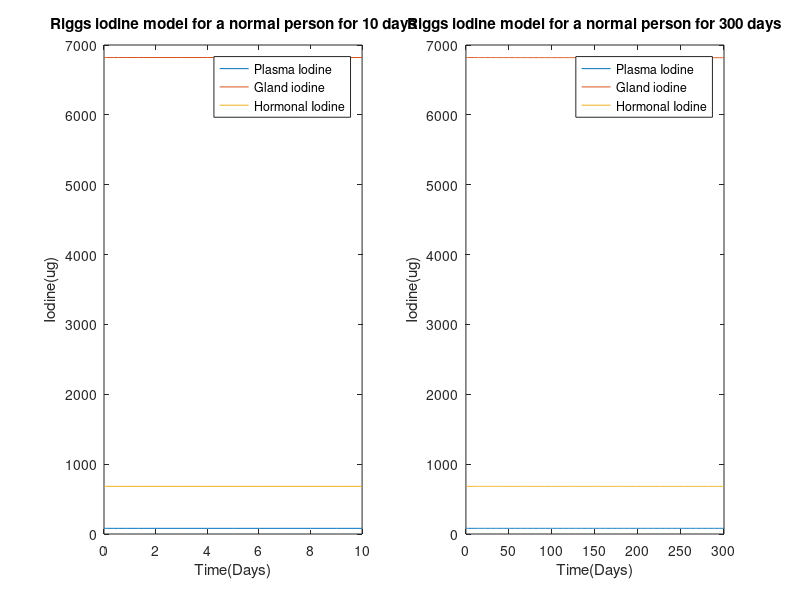
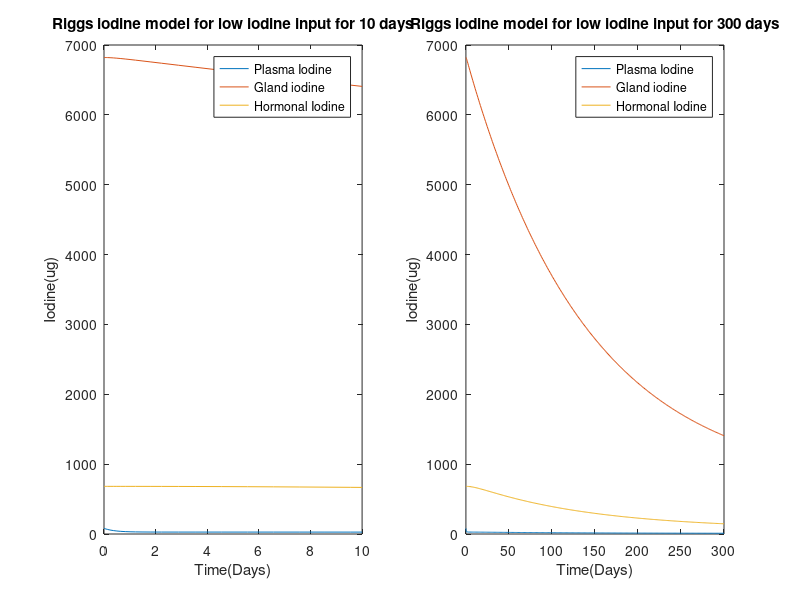
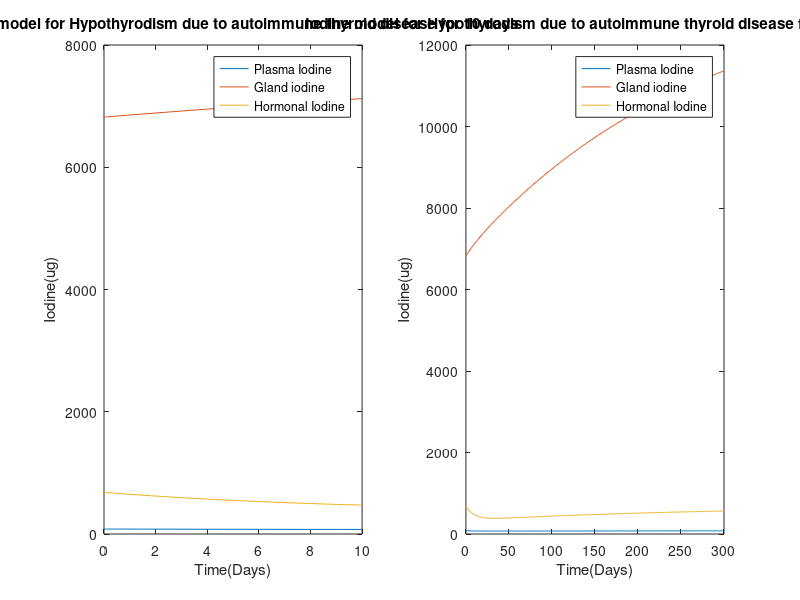
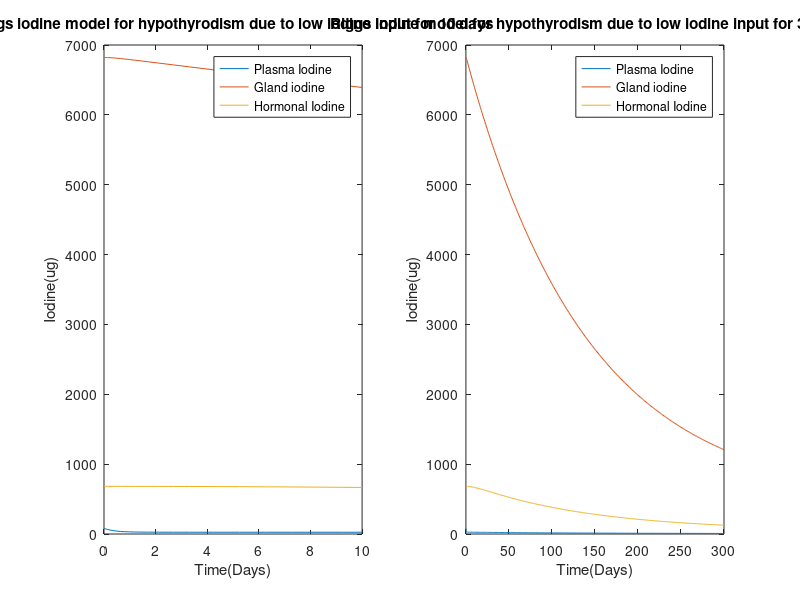

The MATLAB source for these figures, in order:
tspan1 = [0 10];
tspan2 = [0 300];
I0 = 81.2;
G0 = 6821;
H0 = 682.1;
%Normal iodine input
[t1,y1] = ode23(@(t,y) [-2.52 0 0.08;0.84 -0.01 0;0 0.01 -0.1]*y+[150 0 0]', tspan1, [I0 G0 H0]);
[t2,y2] = ode23(@(t,y) [-2.52 0 0.08;0.84 -0.01 0;0 0.01 -0.1]*y+[150 0 0]', tspan2, [I0 G0 H0]);
figure;
subplot(1,2,1);
plot(t1,y1);
xlabel('Time(Days)');
ylabel('Iodine(ug)');
title('Riggs iodine model for a normal person for 10 days');
legend('Plasma Iodine', 'Gland iodine','Hormonal Iodine');
subplot(1,2,2);
plot(t2,y2);
xlabel('Time(Days)');
ylabel('Iodine(ug)');
title('Riggs iodine model for a normal person for 300 days');
legend('Plasma Iodine', 'Gland iodine','Hormonal Iodine');
%Low iodine input
[t3,y3] = ode23(@(t,y) [-2.52 0 0.08;0.84 -0.01 0;0 0.01 -0.1]*y+[15 0 0]', tspan1, [I0 G0 H0]);
[t4,y4] = ode23(@(t,y) [-2.52 0 0.08;0.84 -0.01 0;0 0.01 -0.1]*y+[15 0 0]', tspan2, [I0 G0 H0]);
figure;
subplot(1,2,1);
plot(t3,y3);
xlabel('Time(Days)');
ylabel('Iodine(ug)');
title('Riggs iodine model for low iodine input for 10 days');
legend('Plasma Iodine', 'Gland iodine','Hormonal Iodine');
subplot(1,2,2);
plot(t4,y4);
xlabel('Time(Days)');
ylabel('Iodine(ug)');
title('Riggs iodine model for low iodine input for 300 days');
legend('Plasma Iodine', 'Gland iodine','Hormonal Iodine');
%Hypothyrodism due to autoimmune thyroid disease,k2 is reduced 2 times
[t5,y5] = ode23(@(t,y) [-2.52 0 0.08;0.84 -0.005 0;0 0.005 -0.1]*y+[150 0 0]', tspan1, [I0 G0 H0]);
[t6,y6] = ode23(@(t,y) [-2.52 0 0.08;0.84 -0.005 0;0 0.005 -0.1]*y+[150 0 0]', tspan2, [I0 G0 H0]);
figure;
subplot(1,2,1);
plot(t5,y5);
xlabel('Time(Days)');
ylabel('Iodine(ug)');
title('Iodine model for Hypothyrodism due to autoimmune thyroid disease for 10 days');
legend('Plasma Iodine', 'Gland iodine','Hormonal Iodine');
subplot(1,2,2);
plot(t6,y6);
xlabel('Time(Days)');
ylabel('Iodine(ug)');
title('Iodine model for Hypothyrodism due to autoimmune thyroid disease for 300 days');
legend('Plasma Iodine', 'Gland iodine','Hormonal Iodine');
%Hypothyrodism due to low iodine intake, B1 is reduced to 10ug
[t7,y7] = ode23(@(t,y) [-2.52 0 0.08;0.84 -0.01 0;0 0.01 -0.1]*y+[10 0 0]', tspan1, [I0 G0 H0]);
[t8,y8] = ode23(@(t,y) [-2.52 0 0.08;0.84 -0.01 0;0 0.01 -0.1]*y+[10 0 0]', tspan2, [I0 G0 H0]);
figure;
subplot(1,2,1);
plot(t7,y7);
xlabel('Time(Days)');
ylabel('Iodine(ug)');
title('Riggs iodine model for hypothyrodism due to low iodine input for 10 days');
legend('Plasma Iodine', 'Gland iodine','Hormonal Iodine');
subplot(1,2,2);
plot(t8,y8);
xlabel('Time(Days)');
ylabel('Iodine(ug)');
title('Riggs iodine model for hypothyrodism due to low iodine input for 300 days');
legend('Plasma Iodine', 'Gland iodine','Hormonal Iodine');
%Hyperthyrodism due to Goitre,k2 is increased 10 fold B_1 reduced 10 fold
[t11,y11] = ode23(@(t,y) [-2.52 0 0.08;0.84 -0.1 0;0 0.1 -0.1]*y+[15 0 0]', tspan1, [I0 G0 H0]);
[t12,y12] = ode23(@(t,y) [-2.52 0 0.08;0.84 -0.1 0;0 0.1 -0.1]*y+[15 0 0]', tspan2, [I0 G0 H0]);
figure;
subplot(1,2,1);
plot(t11,y11);
xlabel('Time(Days)');
ylabel('Iodine(ug)');
title("Riggs iodine model for hyperthyrodism due to Goitre for 10 days");
legend('Plasma Iodine', 'Gland iodine','Hormonal Iodine');
subplot(1,2,2);
plot(t12,y12);
xlabel('Time(Days)');
ylabel('Iodine(ug)');
title("Riggs iodine model for hyperthyrodism due to Goitre for 300 days");
legend('Plasma Iodine', 'Gland iodine','Hormonal Iodine');